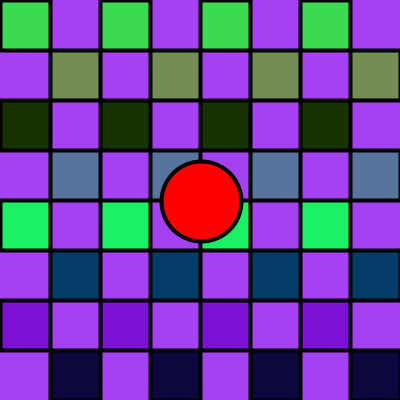
Frame 1 (no input)
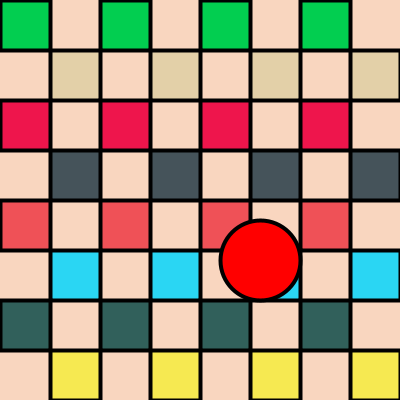
Frame 60 (the mouse pressed at the canvas centre just before this capture)
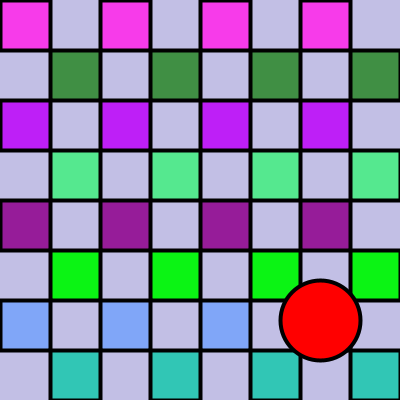
Frame 120 (the mouse held since frame 60 and released just before this capture)

The Processing sketch that drew these frames (run headless with seeded random() and noise(); from frame 60 on, the mouse is pressed at the canvas centre):

// Processing sketch: processing_61989
// ── processing_61989.pde

float radius; 
float ballY;
float ballX;
float xSpeed;
float ySpeed;
void setup()
{
  size(400, 400);

  strokeWeight(4);
  rectMode(CENTER);
  frameRate(30);
  radius = 40; 
  ballX = width/2; 
  ballY = height/2; 
  xSpeed = 1; 
  ySpeed = 1;
}
void draw()
{
  background(random(255), random(255), random(255));
  fill(random(255), random(255), random(255));
  rect(25, 25, 50, 50);
  rect(25+100, 25, 50, 50);
  rect(25+200, 25, 50, 50);
  rect(25+300, 25, 50, 50);


  fill(random(255), random(255), random(255));
  rect(75, 75, 50, 50);
  rect(75+100, 75, 50, 50);
  rect(75+200, 75, 50, 50);
  rect(75+300, 75, 50, 50);


  fill(random(255), random(255), random(255));
  rect(25, 25+100, 50, 50);
  rect(25+100, 25+100, 50, 50);
  rect(25+200, 25+100, 50, 50);
  rect(25+300, 25+100, 50, 50);


  fill(random(255), random(255), random(255));
  rect(75, 175, 50, 50);
  rect(75+100, 175, 50, 50);
  rect(75+200, 175, 50, 50);
  rect(75+300, 175, 50, 50);


  fill(random(255), random(255), random(255));
  rect(25, 25+200, 50, 50);
  rect(25+100, 25+200, 50, 50);
  rect(25+200, 25+200, 50, 50);
  rect(25+300, 25+200, 50, 50);


  fill(random(255), random(255), random(255));
  rect(75, 175+100, 50, 50);
  rect(75+100, 175+100, 50, 50);
  rect(75+200, 175+100, 50, 50);
  rect(75+300, 175+100, 50, 50);


  fill(random(255), random(255), random(255));
  rect(25, 25+300, 50, 50);
  rect(25+100, 25+300, 50, 50);
  rect(25+200, 25+300, 50, 50);
  rect(25+300, 25+300, 50, 50);


  fill(random(255), random(255), random(255));
  rect(75, 175+200, 50, 50);
  rect(75+100, 175+200, 50, 50);
  rect(75+200, 175+200, 50, 50);
  rect(75+300, 175+200, 50, 50);
  fill(255,0,0);



  // Is ball at the bottom? 
  if (ballY >= height-radius ) 
  { 
    ballY = height-radius; 
    ySpeed = ySpeed * (-1) ;
  }

  // Is ball at the top? 
  if (ballY <= radius ) 
  { 
    ballY = radius; 
    ySpeed = ySpeed * (-1) ;
  }

  // Is ball at the right edge? 
  if (ballX >= width-radius ) 
  { 
    ballX = width-radius; 
    xSpeed = xSpeed * (-1) ;
  }

  // Is ball at the left edge? 
  if (ballX <= radius ) 
  { 
    ballX = radius; 
    xSpeed = xSpeed * (-1) ;
  }

  ballX = ballX + xSpeed; 
  ballY = ballY + ySpeed; 
  ellipse( ballX, ballY, radius*2, radius*2 ); 
  println("x=" + ballX + " y=" + ballY);
}

void mouseDragged() 
{ 
  ballX = mouseX; 
  xSpeed = mouseX - pmouseX ; 
  ballY = mouseY; 
  ySpeed = mouseY - pmouseY ;
}
